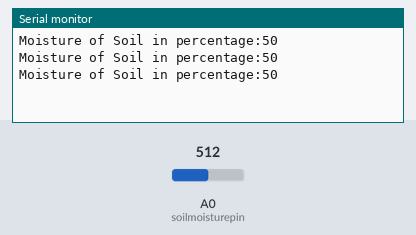
Bench run of a sketch on a simulated Arduino Uno, built with avr-gcc and run on an emulated ATmega328P. On the bench: the last lines printed to the serial monitor. Inputs (shaded band) come from the test bench; at power-on: A0 (soilmoisturepin) = 512.

Above: at 1.3 s.
1.4 s: A0 (soilmoisturepin) set to 716
At 1.9 s:
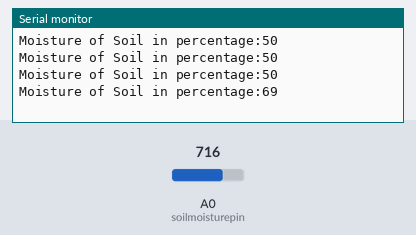
2.9 s: A0 (soilmoisturepin) set to 900
At 3.4 s:
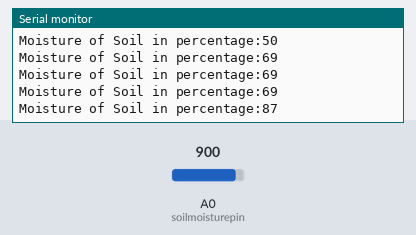
Timing chart, 0 to 5.9 s (numbered marks = the images above; inputs shaded):
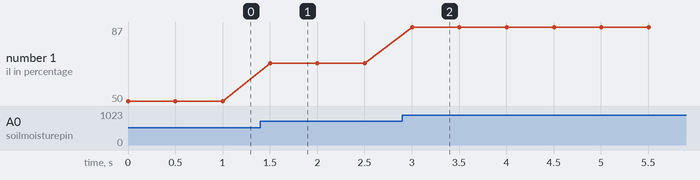

Measured:
- after the input at 1.4 s, the serial monitor: prints a new line after 0.10 s (image 1)
- after the input at 2.9 s, the serial monitor: prints a new line after 0.10 s (image 2)
- plotted number 1: 50 → 69 after the input at 1.4 s, 69 → 87 after the input at 2.9 s

The sketch:

17th_Arduino_Project.ino
```cpp
#define soilmoisturepin A0
int moisture;
void setup() {
  // put your setup code here, to run once:
  Serial.begin(9600);
  pinMode(A0, INPUT);

}

void loop() {
  // put your main code here, to run repeatedly:
  moisture = analogRead(A0);
  moisture = (100./1023.)*moisture;
  Serial.print("Moisture of Soil in percentage:");
  Serial.println(moisture);
  delay(500);

}
```
